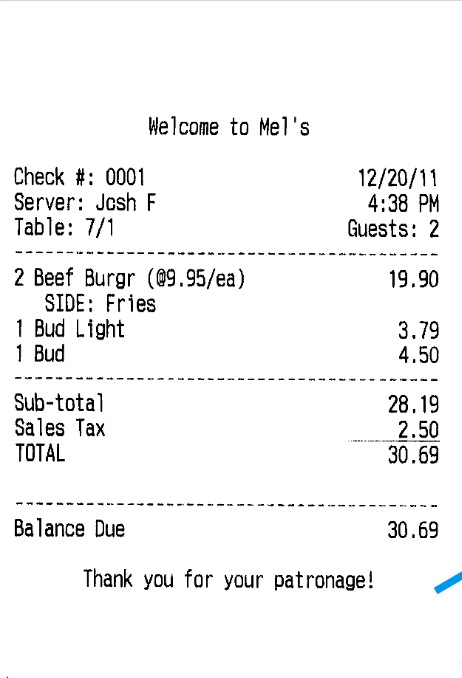
#> input picture images/invoice.png, 462 x 678 px
$ python main_two.py
#> lines starting #> are read from the running program, lines starting #| are printed output that depends on the picture; after the words box and inside, x2 and y2 are one past the last pixel; in counts of white or black regions, pixels touching at a corner belong together
import cv2
import pytesseract
from pytesseract import Output
from PIL import Image

import pandas as pd

img = cv2.imread("../images/invoice.png")
#> img is the input picture: shape (678, 462, 3); mean B, G, R 244.5, 244.4, 244.3
gray = cv2.cvtColor(img, cv2.COLOR_BGR2GRAY)
thresh = cv2.threshold(gray, 127, 255, cv2.THRESH_BINARY + cv2.THRESH_OTSU)[1]
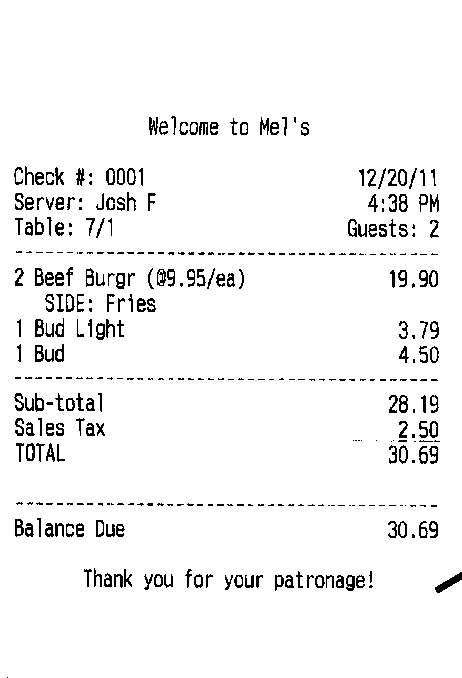
#> thresh: shape (678, 462); 95.6% white; black in thin lines or dots, all inside (x1, y1, x2, y2) = (7, 116, 462, 678)

custom_config = r'-l eng --oem 1 --psm 6 '
#> (the run stopped early here; a loop or call above may not have finished)
